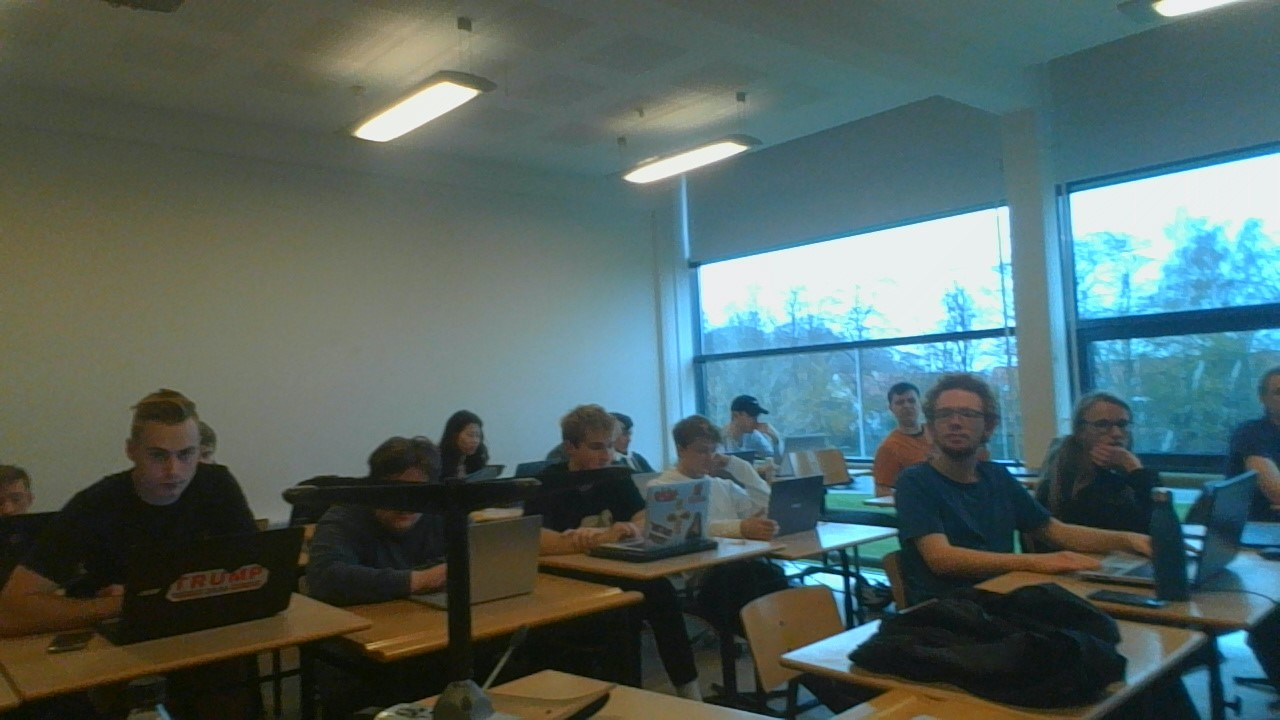
#> input picture billedanalyse/3h.jpg, 1280 x 720 px
$ python treshold.py
#> lines starting #> are read from the running program, lines starting #| are printed output that depends on the picture; after the words box and inside, x2 and y2 are one past the last pixel; in counts of white or black regions, pixels touching at a corner belong together
import cv2 #opencv cv: computer vision
import numpy as np

img = cv2.imread('3h.jpg', cv2.IMREAD_UNCHANGED)
#> img is the input picture: shape (720, 1280, 3); mean B, G, R 96.4, 99.7, 82.5
gray = cv2.cvtColor(img, cv2.COLOR_BGR2GRAY)
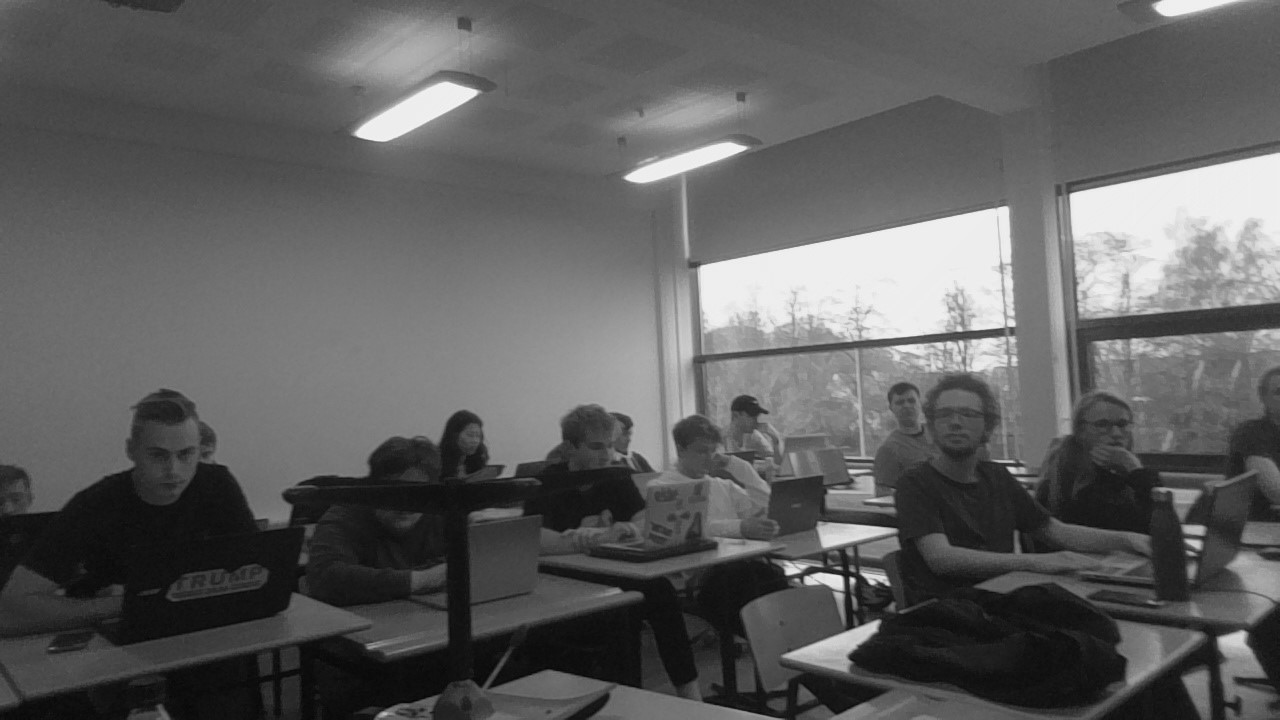
#> gray: shape (720, 1280); min 2, max 248, mean 94.1
blur = np.zeros((img.shape[0],img.shape[1],3),np.uint8)

rows, cols = gray.shape
#> rows = 720; cols = 1280

for y in range(rows):
    for x in range(cols):
        if gray[y,x] > 100:
            gray[y,x] = 255
        else:
            gray[y,x] = 0
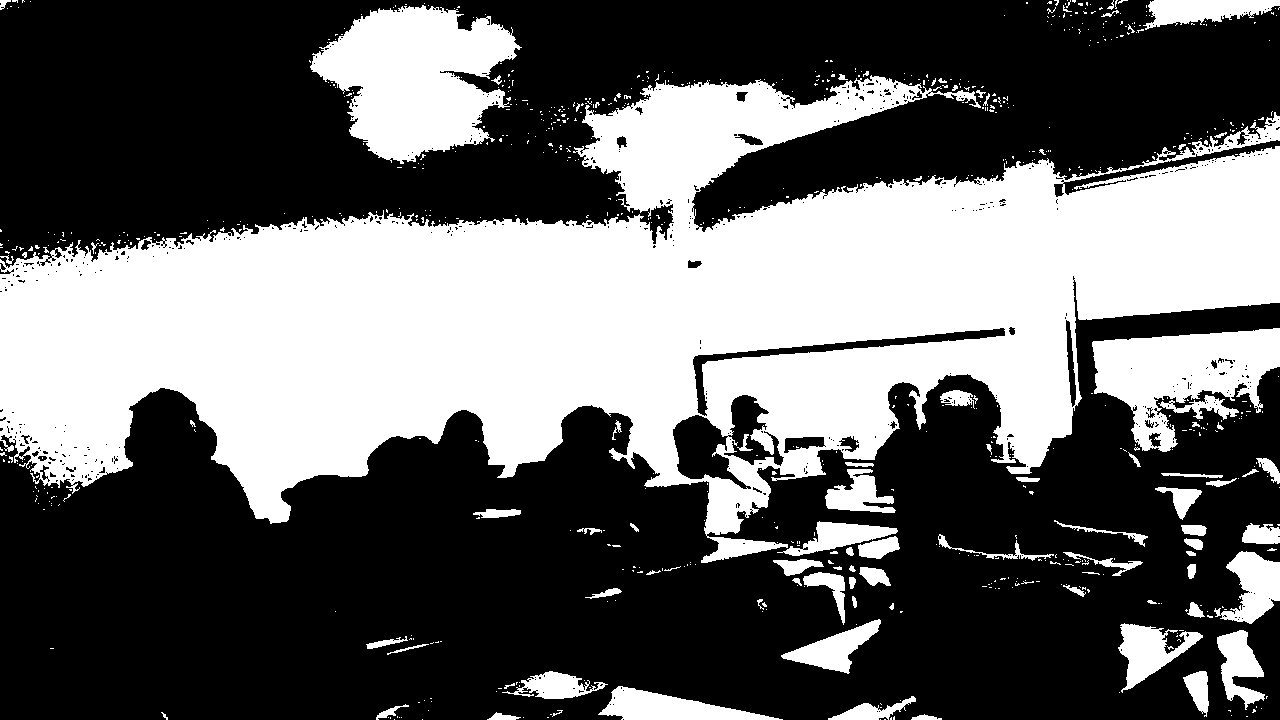
#> gray: shape (720, 1280); 39.6% white; 749 white regions (661 under 20 px), largest, box (x1, y1, x2, y2) and area: (0, 75, 1280, 563) 298070, (310, 5, 522, 164) 20764, (1092, 328, 1280, 452) 12353

for y in range(1,cols-1):
    for x in range(1,rows-1):
        sum_r = 0
        sum_g = 0
        sum_b = 0
        for dx in range(-1,2):
            for dy in range(-1,2):
                sum_r += gray[x+dx,y+dy]
                #sum_r += gray[x+dx,y+dy,0]
                #sum_g += gray[x+dx,y+dy,1]
                #sum_b += gray[x+dx,y+dy,2]
        blur[x,y] = sum_r/9#(sum_r/9,sum_g/9,sum_b/9)

cv2.imshow("Thresholded image", gray)
cv2.imshow("original", img)
cv2.imshow("blur", blur)
cv2.waitKey(0)

$ run again, with billedanalyse/spr.jpg copied over billedanalyse/3h.jpg
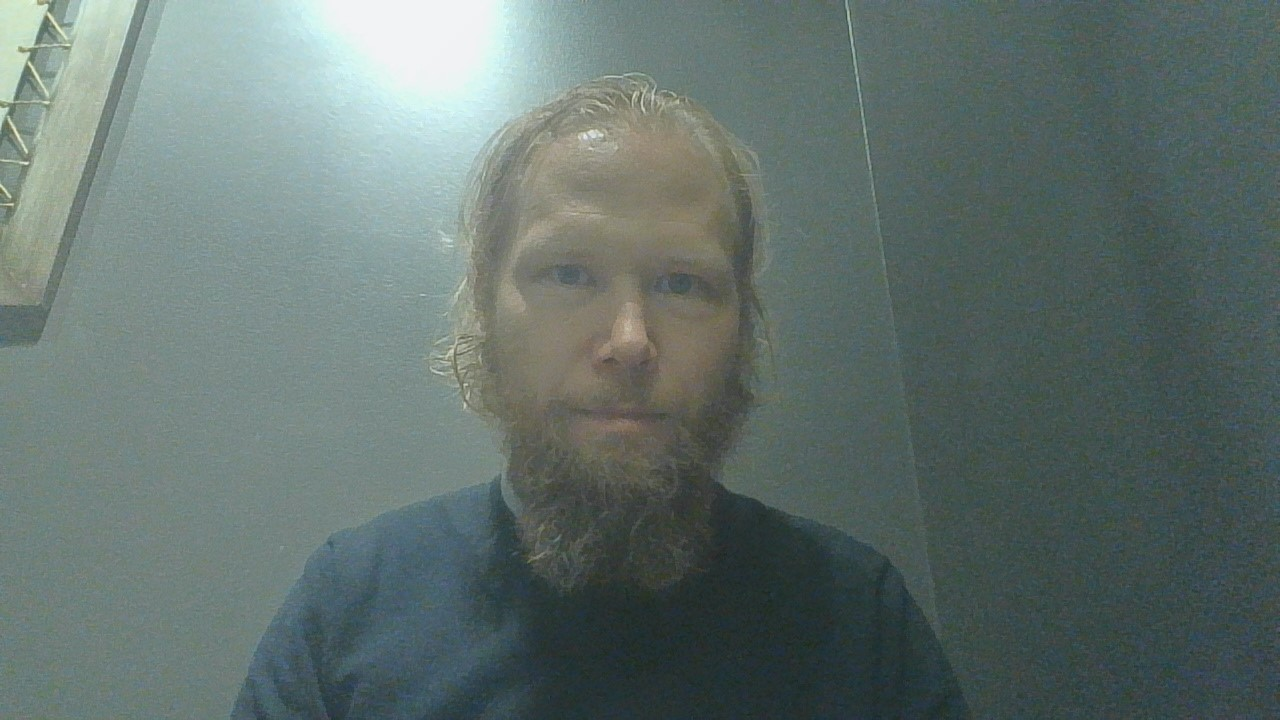
#> input picture billedanalyse/spr.jpg, 1280 x 720 px
#> img is the input picture: shape (720, 1280, 3); mean B, G, R 109.9, 113.7, 99.1
#> `gray = cv2.cvtColor(img, cv2.COLOR_BGR2GRAY)`:
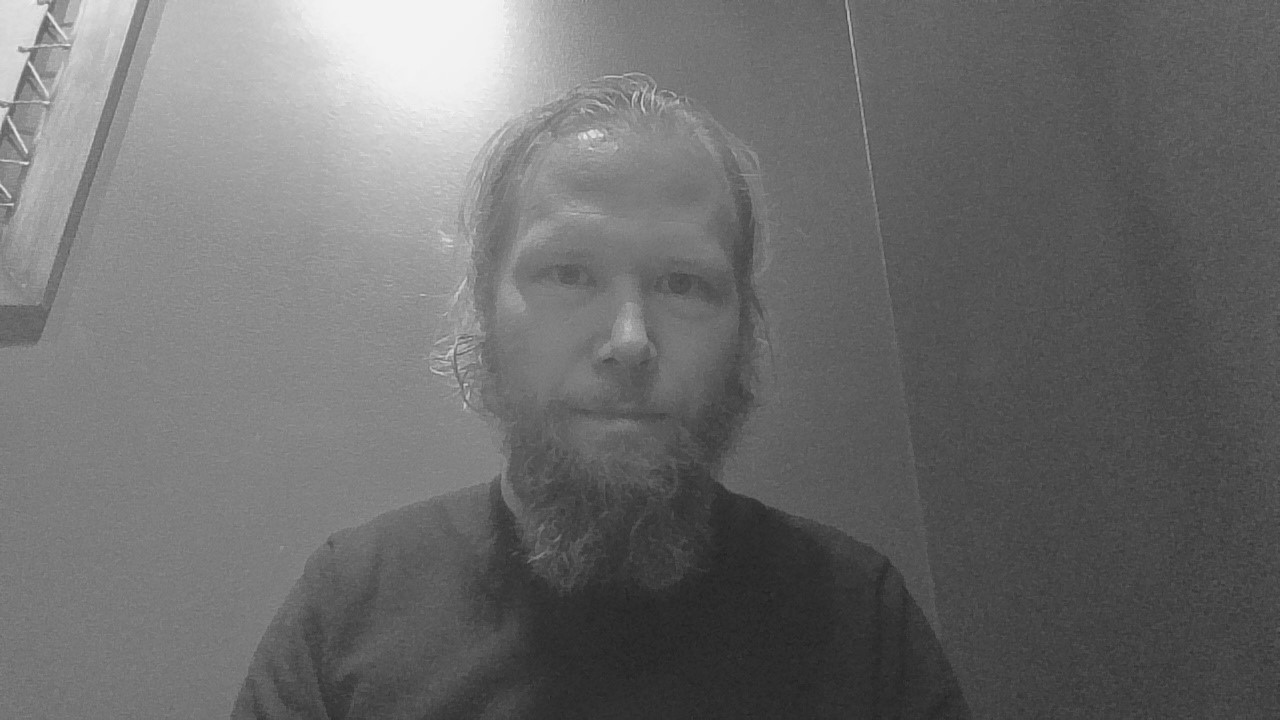
#> gray: shape (720, 1280); min 32, max 244, mean 108.9
#> after the loop `for y in range(rows):`:
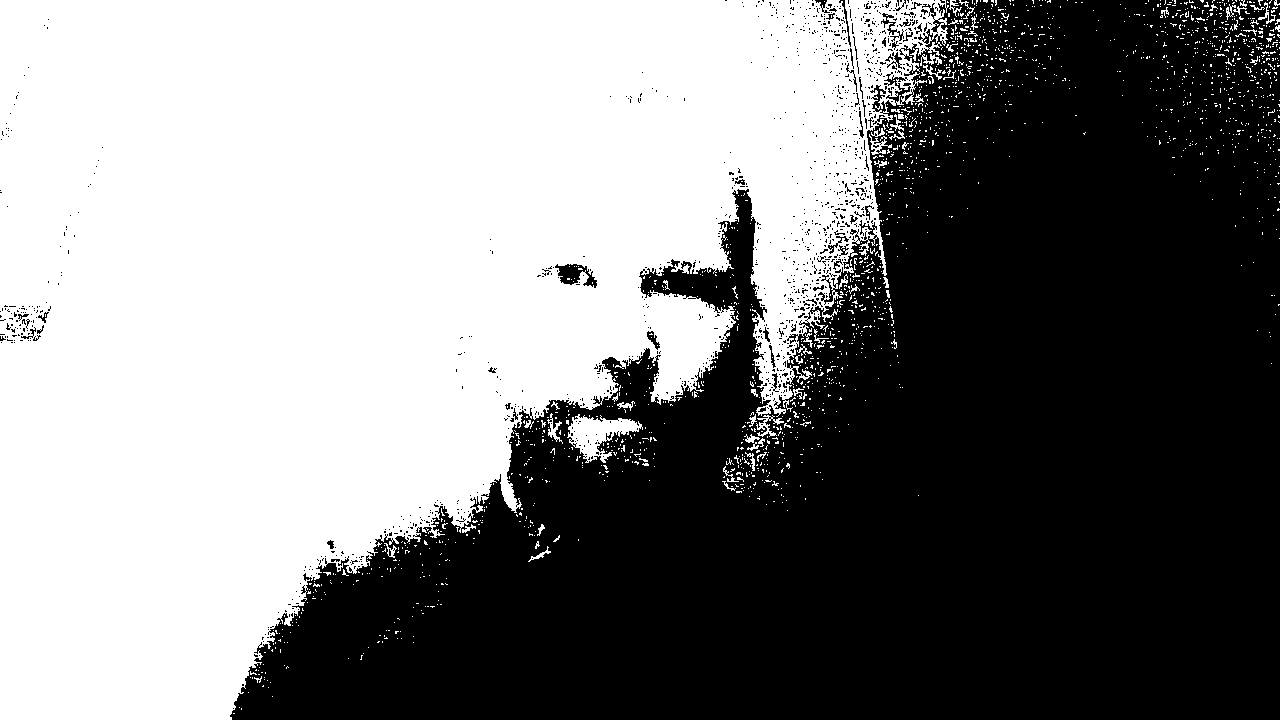
#> gray: shape (720, 1280); 50% white; 1926 white regions (1859 under 20 px), largest, box (x1, y1, x2, y2) and area: (0, 0, 949, 720) 450084, (567, 414, 643, 463) 1705, (756, 415, 784, 437) 211
